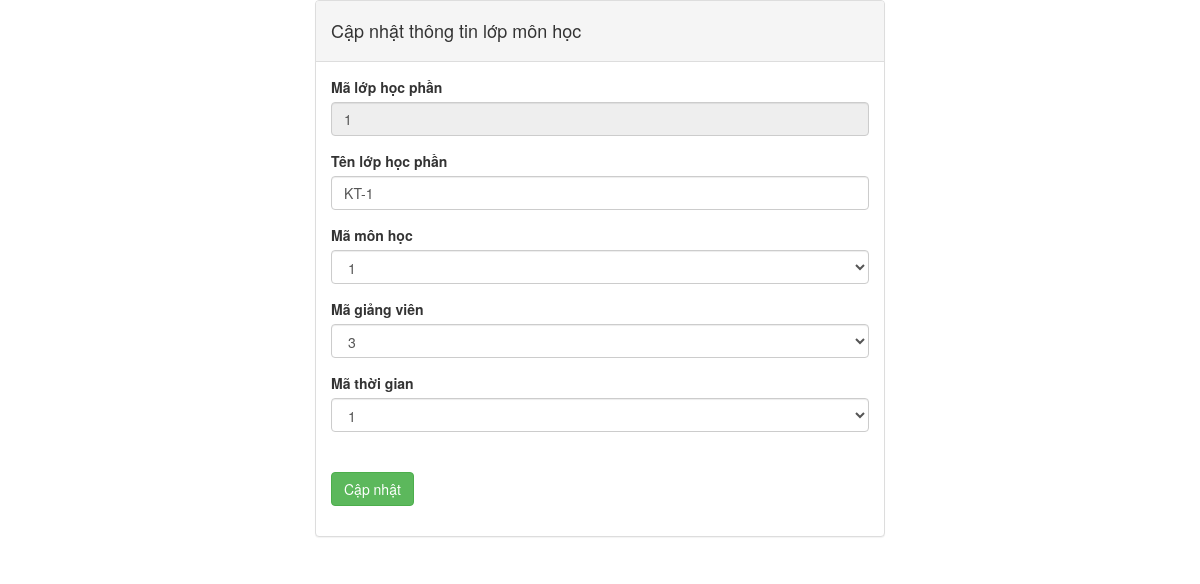
Page /manager/edit_sectionclass.php?id=1 on the committed database.
### tables this page shows
CREATE TABLE `lophocphan` (
  `MALOPHOCPHAN` varchar(10) NOT NULL,
  `TENLOPHOCPHAN` varchar(255) NOT NULL,
  `MAMONHOC` varchar(10) NOT NULL,
  `MAGIANGVIEN` int(11) NOT NULL,
  `MATHOIGIAN` varchar(10) NOT NULL
);

### manager/edit_sectionclass.php (the view, shortened to what this page needs)
<?php require_once("../includes/config.php"); ?>
<!DOCTYPE html>
<html>
	<head>
		<link rel="stylesheet" href="https://maxcdn.bootstrapcdn.com/bootstrap/3.3.6/css/bootstrap.min.css" />
	</head>
	<body>
<?php
    $id = -1;
	if (isset($_GET['id'])) {
		$id = $_GET['id'];
	}
	$sql = "SELECT * FROM lophocphan WHERE MALOPHOCPHAN = '$id'";
	$query = mysqli_query($conn,$sql);
?>
<div class="container" style="width:100%; max-width:600px">
	    <div class="panel panel-default">
				<div class="panel-heading"><h4>Cập nhật thông tin lớp môn học</h4></div>
				<div class="panel-body">
					<?php
		              while ( $data = mysqli_fetch_array($query) ) {
	                ?>
					<form action="edit_sectionclass.php" method="POST">
							<div class="form-group" >
								<label>Mã lớp học phần</label>
								<input type="text" name="MALOPHOCPHAN" class="form-control" required value="<?php echo $data['MALOPHOCPHAN']; ?>" readonly/>
							</div>
							<div class="form-group" >
								<label>Tên lớp học phần</label>
								<input type="text" name="TENLOPHOCPHAN" class="form-control" required value="<?php echo $data['TENLOPHOCPHAN']; ?>"/>
							</div>
							<div class="form-group">
								<label>Mã môn học</label>
								<?php
								$sql = mysqli_query($conn,"select * from monhoc") or die(myqli_error($conn));
								if (mysqli_num_rows($sql) > 0) {
								$i=0;
								?>
								<select class="form-control" name = "MAMONHOC">
									<option><?php echo $data['MAMONHOC']; ?></option>
									<?php while($row=mysqli_fetch_assoc($sql)) {
									$i++; ?>
									<option><?php echo $row['MAMONHOC']; ?></option>
									<?php }}  ?>
								</select>
						    </div>
							<div class="form-group">
								<label>Mã giảng viên</label>
								<?php
								$sql = mysqli_query($conn,"select * from giangvien") or die(myqli_error($conn));
								if (mysqli_num_rows($sql) > 0) {
								$i=0;
								?>
								<select class="form-control" name = "MAGIANGVIEN">
									<option><?php echo $data['MAGIANGVIEN']; ?></option>
									<?php while($row=mysqli_fetch_assoc($sql)) {
									$i++; ?>
									<option><?php echo $row['MAGIANGVIEN']; ?></option>
									<?php }}  ?>
								</select>
						    </div>
							<div class="form-group">
								<label>Mã thời gian</label>
								<?php
								$sql = mysqli_query($conn,"select * from thoigianhoc") or die(myqli_error($conn));
								if (mysqli_num_rows($sql) > 0) {
								$i=0;
								?>
								<select class="form-control" name = "MATHOIGIAN">
									<option><?php echo $data['MATHOIGIAN']; ?></option>
									<?php while($row=mysqli_fetch_assoc($sql)) {
									$i++; ?>
									<option><?php echo $row['MATHOIGIAN']; ?></option>
									<?php }}  ?>
								</select>
						    </div>
		                    <div class="form-group" >
									<input type="submit" name="edit_sectionclass" value="Cập nhật" class="btn btn-success" style="margin-top: 25px; margin-left: 0px;"/>
							</div>
					</form>
					<?php } ?>
				</div>
			</div>
		</div>
	</body>
</html>

### rows in the picture
lophocphan: MALOPHOCPHAN "1", TENLOPHOCPHAN "KT-1", MAMONHOC "1", MAGIANGVIEN "3", MATHOIGIAN "1"
